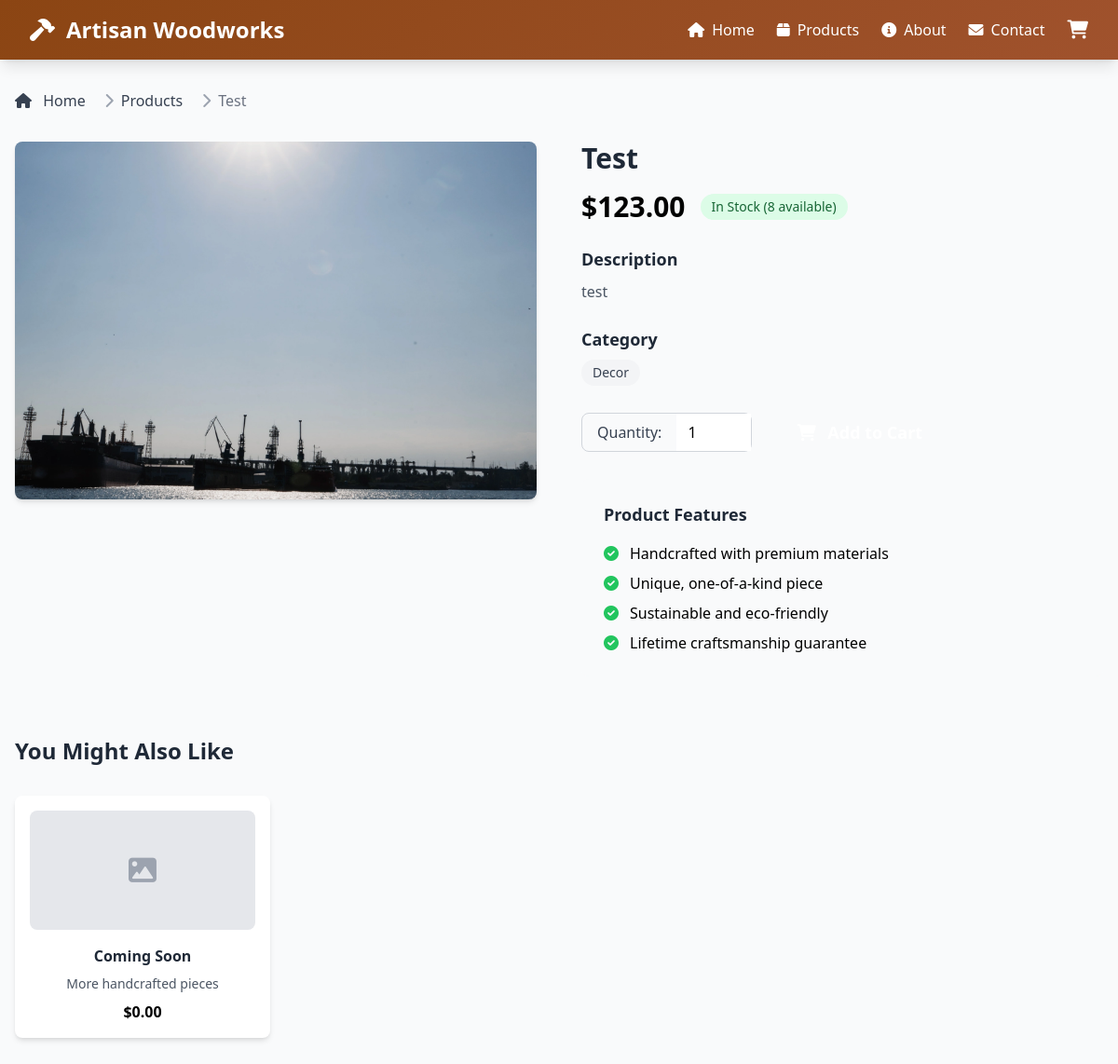
Page /product/1 on the committed database.
### app.py (models this page shows)
class Product(db.Model):
    id = db.Column(db.Integer, primary_key=True)
    name = db.Column(db.String(100), nullable=False)
    description = db.Column(db.Text, nullable=False)
    price = db.Column(db.Float, nullable=False)
    stock = db.Column(db.Integer, default=0)
    image_url = db.Column(db.String(200))
    category = db.Column(db.String(50))
    created_at = db.Column(db.DateTime, default=datetime.utcnow)
    is_active = db.Column(db.Boolean, default=True)

### app.py (the view)
@app.route('/product/<int:product_id>')
def product_detail(product_id):
    product = Product.query.get_or_404(product_id)
    return render_template('product_detail.html', product=product)

### templates/product_detail.html (shortened to what this page needs)
{% extends "base.html" %}
{% block content %}
<div class="max-w-7xl mx-auto px-4 py-8">
    <nav class="flex mb-8" aria-label="Breadcrumb">
        <ol class="inline-flex items-center space-x-1 md:space-x-3">
            <li class="inline-flex items-center">
                <a href="{{ url_for('index') }}" class="text-gray-700 hover:text-brown-600">
                    <i class="fas fa-home mr-2"></i>
                    Home
                </a>
            </li>
            <li>
                <div class="flex items-center">
                    <i class="fas fa-chevron-right text-gray-400 mx-2"></i>
                    <a href="#products" class="text-gray-700 hover:text-brown-600">Products</a>
                </div>
            </li>
            <li>
                <div class="flex items-center">
                    <i class="fas fa-chevron-right text-gray-400 mx-2"></i>
                    <span class="text-gray-500">{{ product.name }}</span>
                </div>
            </li>
        </ol>
    </nav>
    <div class="grid grid-cols-1 lg:grid-cols-2 gap-12">
        <div>
            {% if product.image_url %}
            <div class="bg-white rounded-lg shadow-md overflow-hidden">
                <img src="{{ url_for('static', filename=product.image_url) }}"
                     alt="{{ product.name }}"
                     class="w-full h-96 object-cover">
            </div>
            {% else %}
            <div class="bg-gray-200 rounded-lg shadow-md h-96 flex items-center justify-center">
                <i class="fas fa-image text-6xl text-gray-400"></i>
            </div>
            {% endif %}
        </div>
        <div>
            <h1 class="text-3xl font-bold text-gray-800 mb-4">{{ product.name }}</h1>
            <div class="flex items-center mb-6">
                <span class="text-3xl font-bold text-brown-600">${{ "%.2f"|format(product.price) }}</span>
                <span class="ml-4 px-3 py-1 rounded-full text-sm font-medium
                    {% if product.stock > 0 %}
                        bg-green-100 text-green-800
                    {% else %}
                        bg-red-100 text-red-800
                    {% endif %}">
                    {% if product.stock > 0 %}
                        In Stock ({{ product.stock }} available)
                    {% else %}
                        Out of Stock
                    {% endif %}
                </span>
            </div>
            <div class="mb-6">
                <h3 class="text-lg font-semibold text-gray-800 mb-2">Description</h3>
                <p class="text-gray-600 leading-relaxed">{{ product.description }}</p>
            </div>
            {% if product.category %}
            <div class="mb-6">
                <h3 class="text-lg font-semibold text-gray-800 mb-2">Category</h3>
                <span class="inline-block bg-gray-100 text-gray-700 px-3 py-1 rounded-full text-sm">
                    {{ product.category }}
                </span>
            </div>
            {% endif %}
            {% if product.stock > 0 %}
            <form method="POST" action="{{ url_for('add_to_cart', product_id=product.id) }}" class="mb-6">
                <div class="flex items-center space-x-4">
                    <div class="flex items-center border border-gray-300 rounded-lg">
                        <label for="quantity" class="px-4 py-2 text-gray-700 font-medium">Quantity:</label>
                        <input type="number"
                               id="quantity"
                               name="quantity"
                               value="1"
                               min="1"
                               max="{{ product.stock }}"
                               class="w-20 px-3 py-2 border-0 focus:ring-2 focus:ring-brown-500 focus:outline-none">
                    </div>
                    <button type="submit"
                            class="btn-primary text-white px-8 py-3 rounded-lg font-semibold text-lg">
                        <i class="fas fa-shopping-cart mr-2"></i>
                    </button>
                </div>
            </form>
            {% endif %}
            <div class="bg-gray-50 rounded-lg p-6">
                <h3 class="text-lg font-semibold text-gray-800 mb-4">Product Features</h3>
                <ul class="space-y-2">
                    <li class="flex items-center">
                        <i class="fas fa-check-circle text-green-500 mr-3"></i>
                        <span>Handcrafted with premium materials</span>
                    </li>
                    <li class="flex items-center">
                        <i class="fas fa-check-circle text-green-500 mr-3"></i>
                        <span>Unique, one-of-a-kind piece</span>
                    </li>
                    <li class="flex items-center">
                        <i class="fas fa-check-circle text-green-500 mr-3"></i>
                        <span>Sustainable and eco-friendly</span>
                    </li>
                    <li class="flex items-center">
                        <i class="fas fa-check-circle text-green-500 mr-3"></i>
                        <span>Lifetime craftsmanship guarantee</span>
                    </li>
                </ul>
            </div>
        </div>
    </div>
    <div class="mt-16">
        <h2 class="text-2xl font-bold text-gray-800 mb-8">You Might Also Like</h2>
        <div class="grid grid-cols-1 md:grid-cols-2 lg:grid-cols-4 gap-6">
            <div class="bg-white rounded-lg shadow-md p-4 text-center">
                <div class="bg-gray-200 rounded-lg h-32 mb-4 flex items-center justify-center">
                    <i class="fas fa-image text-3xl text-gray-400"></i>
                </div>
                <h3 class="font-semibold text-gray-800 mb-2">Coming Soon</h3>
                <p class="text-gray-600 text-sm mb-2">More handcrafted pieces</p>
                <span class="text-brown-600 font-bold">$0.00</span>
            </div>
        </div>
    </div>
</div>
{% endblock %}

### rows in the picture
Product: name "Test", image_url (picture), price "123.00", stock "8", description "test", category "Decor"
